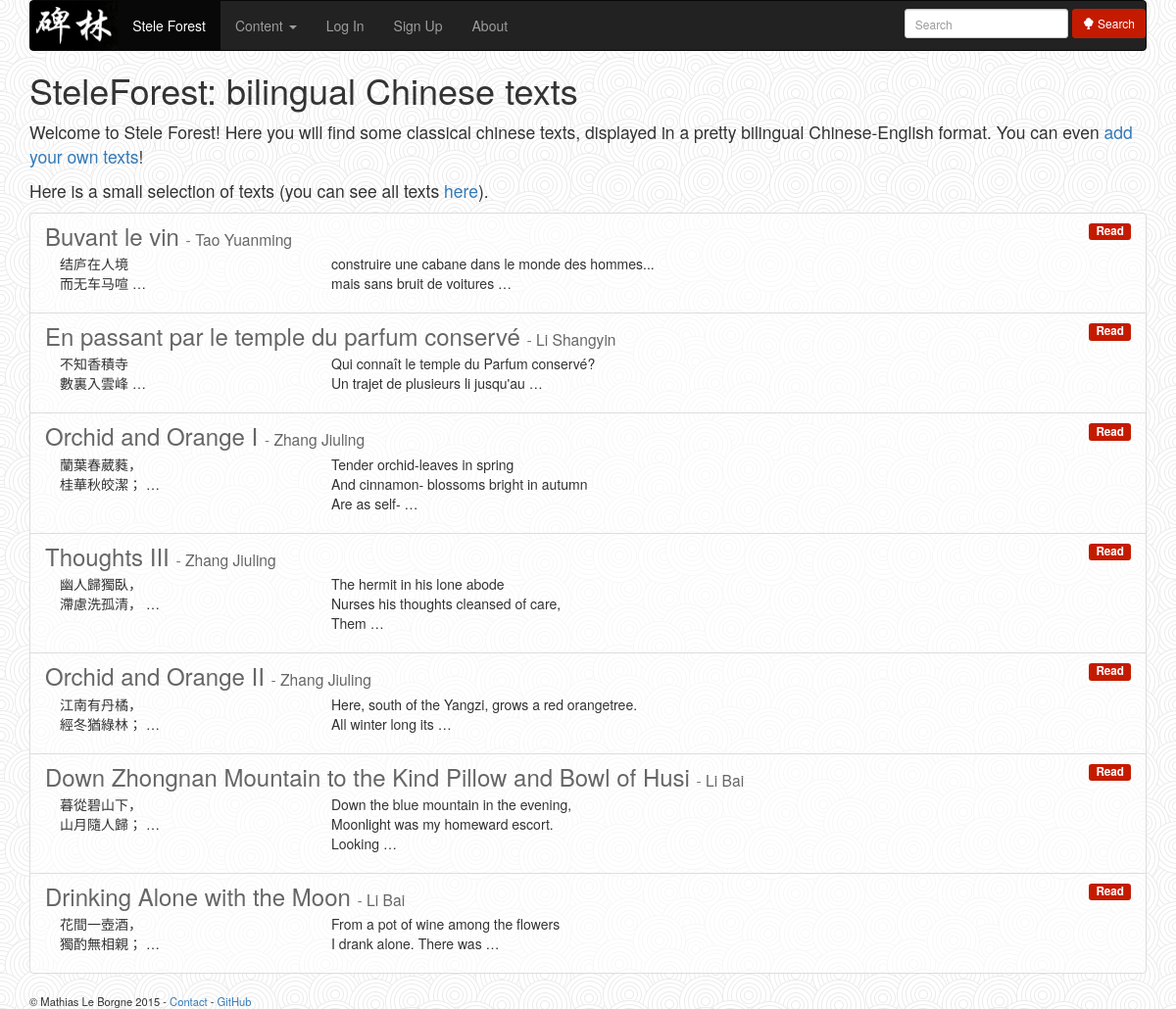
The app's page /, older data.
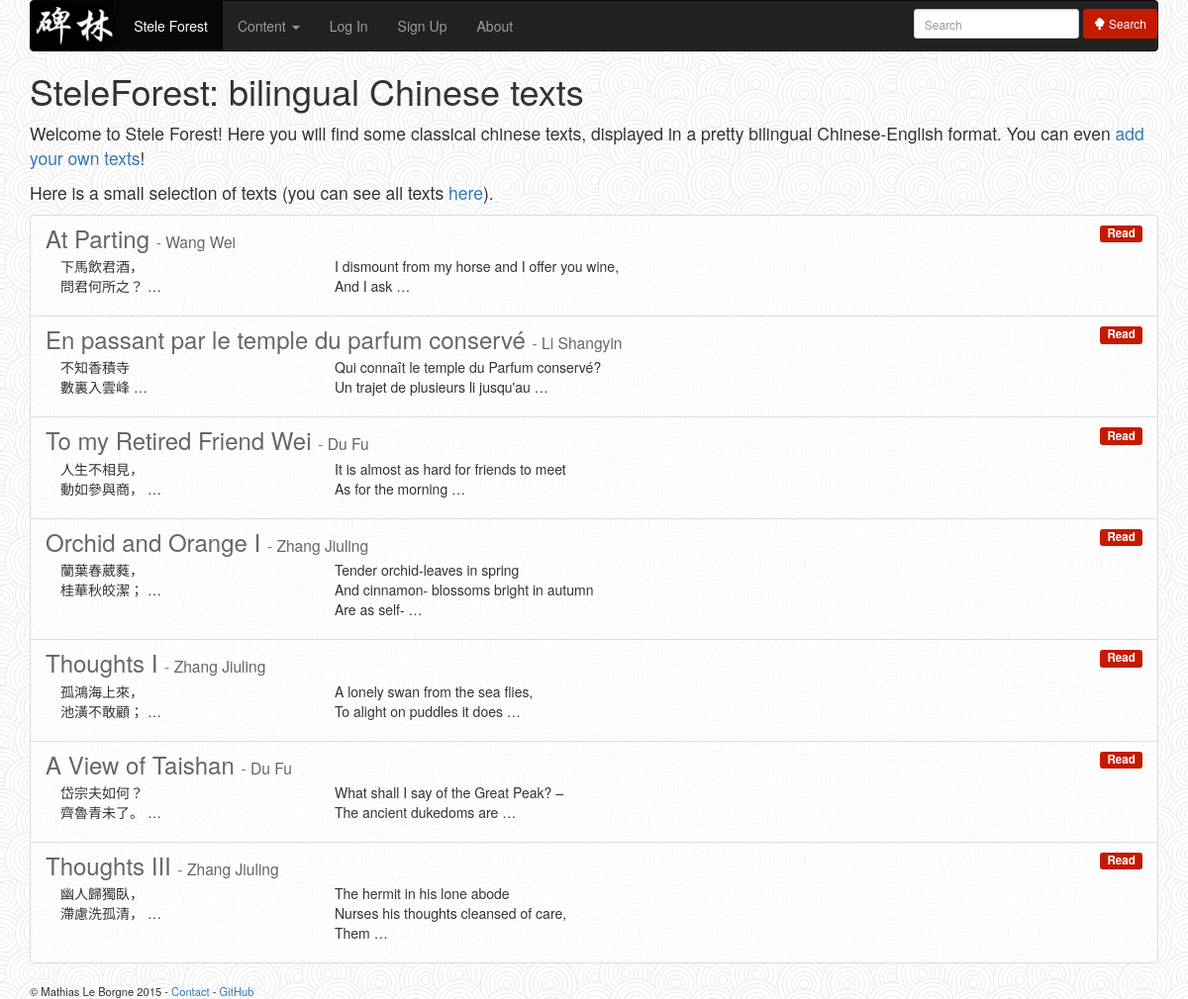
The same page, newer data.
### texts/models.py (models this page shows, shortened)
class Text(models.Model):
    title_english = models.CharField(max_length=100)
    title_chinese = models.CharField(max_length=100)
    title_pinyin = models.CharField(max_length=100, null=True)
    author = models.ForeignKey('Author')
    content_english = models.TextField(null=True)
    content_chinese = models.TextField(null=True)
    content_pinyin = models.TextField(null=True)
    date_release = models.DateTimeField(auto_now_add=True, auto_now=False,
                                        verbose_name="Release Date")
    date_writing = models.DateTimeField(auto_now_add=False, auto_now=False,
                                        null=True,
                                        verbose_name="Writing Date")
    chars_data = models.TextField(null=True) # JSON-serialized (text) version of your list
    view_count = models.PositiveIntegerField(default=0)
    slug = models.SlugField(null=True)
    class Meta:
        ordering = ['chars_data', 'content_pinyin']

class Author(models.Model):
    name_chinese = models.CharField(max_length=42)
    name_pinyin = models.CharField(max_length=42)
    year_birth = models.CharField(null=True, max_length=100)
    year_death = models.CharField(null=True, max_length=100)
    biography = models.TextField(null=True)
    slug = models.SlugField(null=True)

### texts/views.py (the view)
# urls.py: url(r'^$', 'highlighted_texts', name="highlighted_texts"),
def highlighted_texts(request):
    text_titles = [
        "A Cicada",
        "Toward the Temple of Heaped Fragrance",
        "On a Moonlight Night",
        "Drinking Alone with the Moon",
        "A Spring Morning",
        "Drinking Wine",
        "The Yellow Crane Terrace",
    ]
    try:
        highlighted_texts = [Text.objects.get(title_english=text_title)
                             for text_title in text_titles]
    except ObjectDoesNotExist, error:
        print "Failed to find some of the highlighted texts"
        highlighted_texts = \
            Text.objects.order_by('chars_data')[:len(text_titles)]
    return render(request, make_template_name("highlighted_texts"), locals())

### texts/views.py (called while the page is built)
def make_template_name(suffix):
    return template_prefix + "/" + suffix + ".html"

### texts/templates/texts/highlighted_texts.html (shortened to what this page needs)
{% extends "base.html" %}
{% block content %}
<h1>SteleForest: bilingual Chinese texts</h1>
<p class="home-text">Welcome to Stele Forest{% if user.is_authenticated %} {{ user.username }}{% endif %}!
   Here you will find some classical chinese texts, displayed in a pretty bilingual Chinese-English format.
   You can even <a href="{% url "new_text" %}">add your own texts</a>!
</p>
<p class="home-text">Here is a small selection of texts (you can see all texts <a href="{% url "texts_list" %}">here</a>).
</p>
<ul class="list-group">
{% for text in highlighted_texts %}
    <li class="list-group-item clearfix">
        <h3 class="list-group-item-heading">
            <a href="{% url "read_text" text.id %}">{{ text.title_english }}</a>
            <small> - <a href="{% url "author_page" text.author.id %}">{{ text.author.name_pinyin }}</a></small>
            <small> <span class="label label-default pull-right"><a href="{% url "read_text" text.id %}">Read</a></span></small>
        </h3>
        <p class="list-group-item-text">
          <div class="col-xs-3">
              {{ text.content_chinese|truncatewords_html:2|linebreaks }}
          </div>
          <div class="col-xs-9">
              {{ text.content_english|truncatewords_html:13|linebreaks }}
          </div>
        </p>
    </li>
{% empty %}
    <p>No text to display</p>
{% endfor %}
</ul>
{% endblock %}

Row changes from the older to the newer data that the page shows:
no longer on this page (row edited): Text: title_english "Buvant le vin", author.name_pinyin "Tao Yuanming", content_chinese "结庐在人境 而无车马喧 …", content_english "construire une cabane dans le monde des hommes... mais sans bruit de voitures …"
no longer on this page (row edited): Text: title_english "Orchid and Orange II", author.name_pinyin "Zhang Jiuling", content_chinese "江南有丹橘， 經冬猶綠林； …", content_english "Here, south of the Yangzi, grows a red orangetree. All winter long its …"
no longer on this page (row edited): Text: title_english "Down Zhongnan Mountain to the Kind Pillow and Bowl of Husi", author.name_pinyin "Li Bai", content_chinese "暮從碧山下， 山月隨人歸； …", content_english "Down the blue mountain in the evening, Moonlight was my homeward escort. Looking …"
no longer on this page (row edited): Text: title_english "Drinking Alone with the Moon", author.name_pinyin "Li Bai", content_chinese "花間一壺酒， 獨酌無相親； …", content_english "From a pot of wine among the flowers I drank alone. There was …"
now on this page (row edited): Text: title_english "At Parting", author.name_pinyin "Wang Wei", content_chinese "下馬飲君酒， 問君何所之？ …", content_english "I dismount from my horse and I offer you wine, And I ask …"
now on this page (row edited): Text: title_english "To my Retired Friend Wei", author.name_pinyin "Du Fu", content_chinese "人生不相見， 動如參與商， …", content_english "It is almost as hard for friends to meet As for the morning …"
now on this page (row edited): Text: title_english "Thoughts I", author.name_pinyin "Zhang Jiuling", content_chinese "孤鴻海上來， 池潢不敢顧； …", content_english "A lonely swan from the sea flies, To alight on puddles it does …"
now on this page (row edited): Text: title_english "A View of Taishan", author.name_pinyin "Du Fu", content_chinese "岱宗夫如何？ 齊魯青未了。 …", content_english "What shall I say of the Great Peak? – The ancient dukedoms are …"
